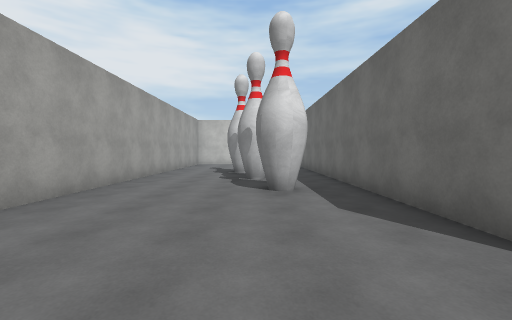
[1] (above)

17 first-person views from a walk through a Unity game level. The camera is 1.5 m above the floor, tilts 2° down and sees 90° across. The floor is counted in squares, 2 m on a side. Each view is taken from the middle of a square. On the plan, view 1 faces up. The plan holds only what a view shows up to about 9 squares ahead; the rest is blank. The place goes on beyond the plan. The player character is not drawn. Surface patterns are stand-ins for the level's own textures.

[2]
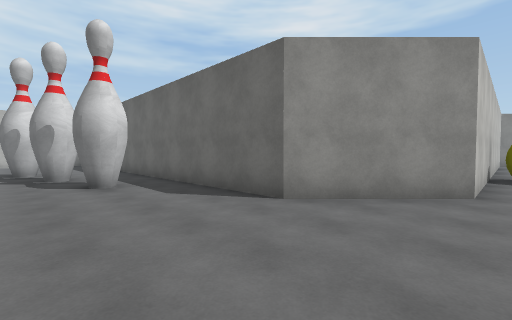

[3]
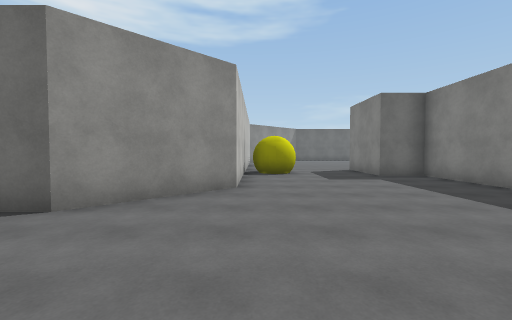

[4]
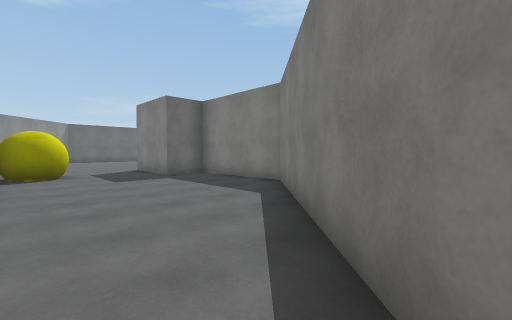

[5]
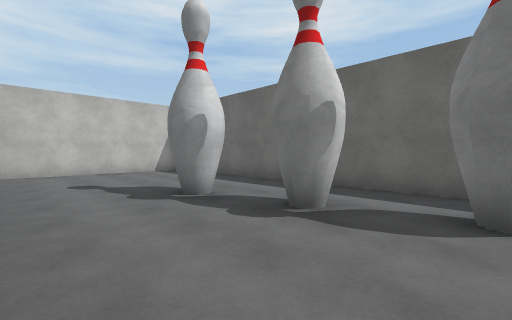

[6]
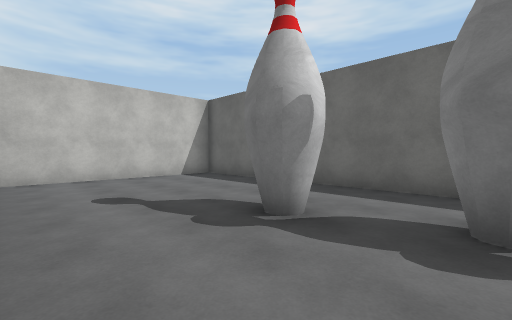

[7]
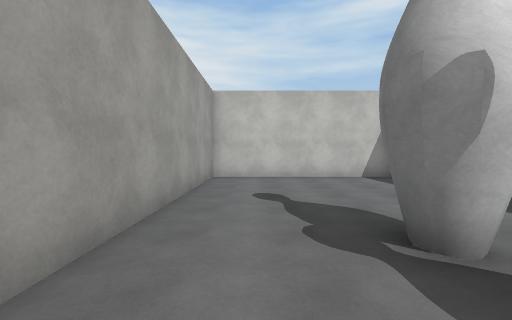

[8]
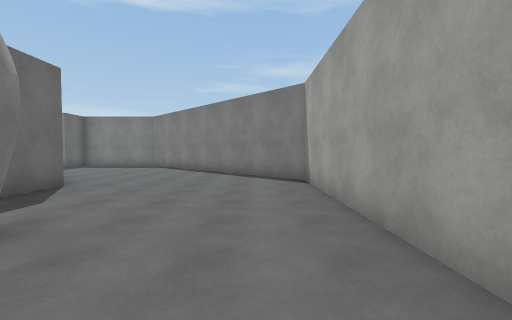

[9]
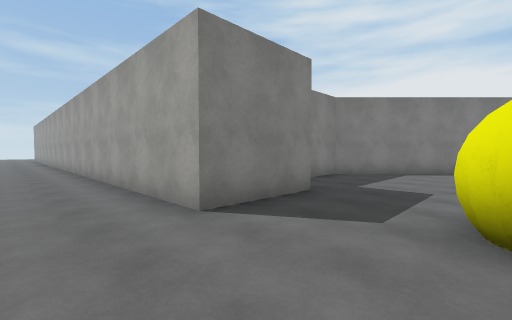

[10]
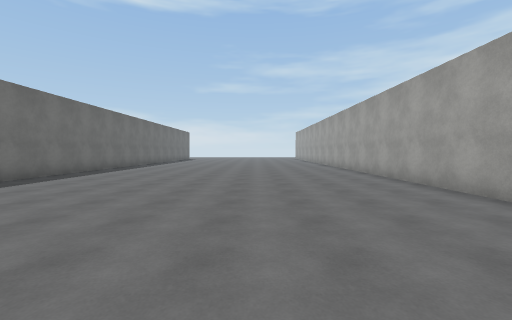

[11]
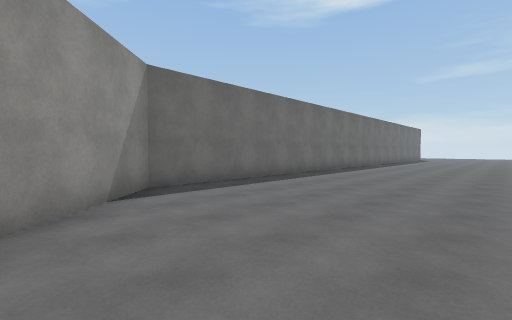

[12]
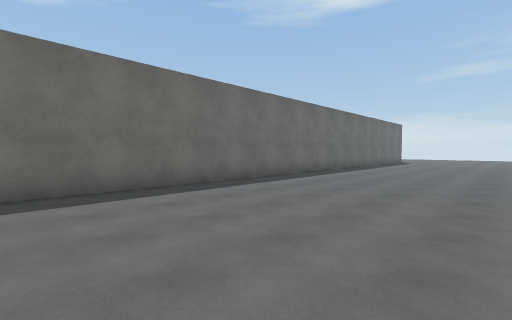

[13]
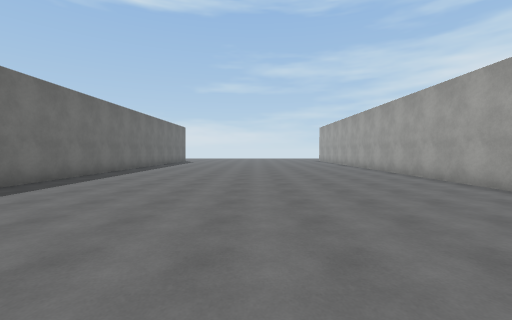

[14]
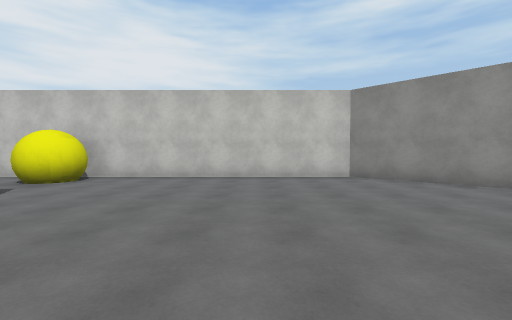

[15]
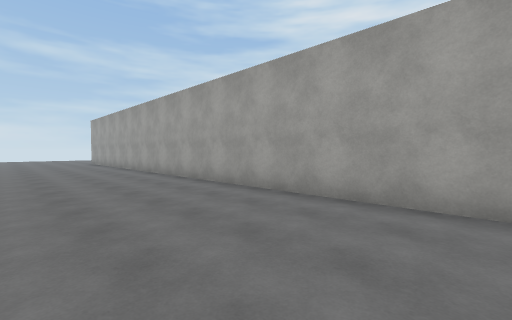

[16]
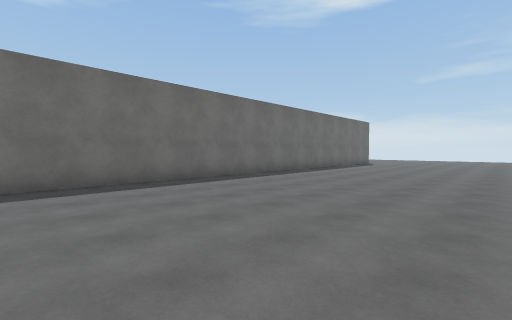

[17]
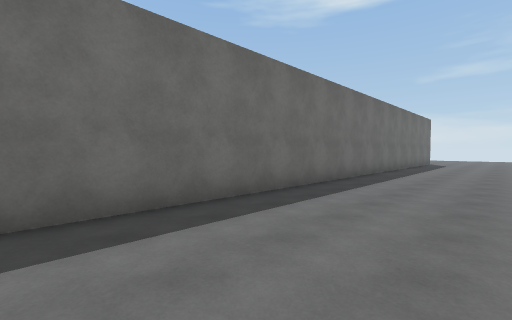

### Floor plan
Points are (right, up) in squares from view 1. A wall is a line through its corners. A room is listed if a view was taken in it or the views show most of it. See-through windows are left out.
Room 1 (views 1, 2, 3, 4, 5, 6, 7, 8)
walls: (7.9, -0.6) (4.2, -0.6) (2.1, 1.5) (2.1, 14.5) (-3.2, 14.5) (-3.2, 0.4) (3.2, -6.1) (6.7, -6.1) (6.7, -4.7) (9.2, -4.7)
ways out: opening at (8, -3.5) to room 2
objects: other object (-1, 9) to (0, 9); other object (0, 5) to (1, 5); other object (0, 7)
Room 2 (views 9, 10, 11, 12, 13, 14, 15, 16, 17)
walls: (9.2, -4.7) (9.2, -16.5); (19.2, -16.5) (19.2, -4.1) (15.7, -0.6) (7.9, -0.6)
ways out: opening at (8, -3.5) to room 1

Where each view was taken, in squares from view 1:
view 1: 0 up, 0 right, facing up
view 2: 1 down, 1 left, facing up-right
view 3: 1 down, 1 left, facing right
view 4: 1 down, 1 left, facing down-right
view 5: 5 up, 3 left, facing up-right
view 6: 7 up, 3 left, facing up-right
view 7: 7 up, 2 left, facing up
view 8: 7 up, 2 left, facing down
view 9: 2 down, 11 right, facing down-left
view 10: 2 down, 13 right, facing down
view 11: 2 down, 14 right, facing down-right
view 12: 7 down, 14 right, facing down-right
view 13: 7 down, 14 right, facing down
view 14: 8 down, 13 right, facing up
view 15: 9 down, 13 right, facing down-left
view 16: 10 down, 13 right, facing down-right
view 17: 9 down, 16 right, facing down-right
